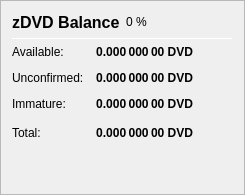
                   <widget class="QFrame" name="frame_ZerocoinBalances">
                    <property name="frameShape">
                     <enum>QFrame::StyledPanel</enum>
                    </property>
                    <property name="frameShadow">
                     <enum>QFrame::Raised</enum>
                    </property>
                    <layout class="QVBoxLayout" name="verticalLayout_7">
                     <item>
                      <layout class="QHBoxLayout" name="horizontalLayout_8" stretch="0">
                       <item>
                        <widget class="QLabel" name="label_5z_3">
                         <property name="minimumSize">
                          <size>
                           <width>0</width>
                           <height>20</height>
                          </size>
                         </property>
                         <property name="font">
                          <font>
                           <pointsize>12</pointsize>
                           <weight>75</weight>
                           <bold>true</bold>
                          </font>
                         </property>
                         <property name="text">
                          <string>zDVD Balance</string>
                         </property>
                        </widget>
                       </item>
                       <item>
                        <widget class="QLabel" name="labelzDVDPercent">
                         <property name="text">
                          <string notr="true">0 %</string>
                         </property>
                        </widget>
                       </item>
                       <item>
                        <spacer name="horizontalSpacer_11">
                         <property name="orientation">
                          <enum>Qt::Horizontal</enum>
                         </property>
                         <property name="sizeHint" stdset="0">
                          <size>
                           <width>40</width>
                           <height>20</height>
                          </size>
                         </property>
                        </spacer>
                       </item>
                      </layout>
                     </item>
                     <item>
                      <widget class="Line" name="line_ZerocoinBalance">
                       <property name="minimumSize">
                        <size>
                         <width>0</width>
                         <height>1</height>
                        </size>
                       </property>
                       <property name="maximumSize">
                        <size>
                         <width>16777215</width>
                         <height>1</height>
                        </size>
                       </property>
                       <property name="orientation">
                        <enum>Qt::Horizontal</enum>
                       </property>
                      </widget>
                     </item>
                     <item>
                      <layout class="QGridLayout" name="gridLayout_5">
                       <property name="spacing">
                        <number>12</number>
                       </property>
                       <item row="1" column="0">
                        <widget class="QLabel" name="labelzBalanceMatureText">
                         <property name="toolTip">
                          <string>Mature: more than 20 confirmation and more than 3 mints of the same denomination after it was minted.
These zDVD are spendable.</string>
                         </property>
                         <property name="text">
                          <string>Available:</string>
                         </property>
                        </widget>
                       </item>
                       <item row="1" column="1">
                        <widget class="QLabel" name="labelzBalanceMature">
                         <property name="font">
                          <font>
                           <weight>75</weight>
                           <bold>true</bold>
                          </font>
                         </property>
                         <property name="toolTip">
                          <string>Mature: more than 20 confirmation and more than 3 mints of the same denomination after it was minted.
These zDVD are spendable.</string>
                         </property>
                         <property name="text">
                          <string notr="true">0.000 000 00 DVD</string>
                         </property>
                         <property name="alignment">
                          <set>Qt::AlignRight|Qt::AlignTrailing|Qt::AlignVCenter</set>
                         </property>
                        </widget>
                       </item>
                       <item row="2" column="0">
                        <widget class="QLabel" name="labelzBalanceUnconfirmedText">
                         <property name="toolTip">
                          <string>Unconfirmed: less than 20 confirmations
Immature: confirmed, but less than 3 mints of the same denomination after it was minted</string>
                         </property>
                         <property name="text">
                          <string>Unconfirmed:</string>
                         </property>
                        </widget>
                       </item>
                       <item row="2" column="1">
                        <widget class="QLabel" name="labelzBalanceUnconfirmed">
                         <property name="font">
                          <font>
                           <weight>75</weight>
                           <bold>true</bold>
                          </font>
                         </property>
                         <property name="toolTip">
                          <string>Unconfirmed: less than 20 confirmations
Immature: confirmed, but less than 3 mints of the same denomination after it was minted</string>
                         </property>
                         <property name="text">
                          <string notr="true">0.000 000 00 DVD</string>
                         </property>
                         <property name="alignment">
                          <set>Qt::AlignRight|Qt::AlignTrailing|Qt::AlignVCenter</set>
                         </property>
                        </widget>
                       </item>
                       <item row="3" column="0">
                        <widget class="QLabel" name="labelzBalanceImmatureText">
                         <property name="toolTip">
                          <string>Unconfirmed: less than 20 confirmations
Immature: confirmed, but less than 3 mints of the same denomination after it was minted</string>
                         </property>
                         <property name="text">
                          <string>Immature:</string>
                         </property>
                        </widget>
                       </item>
                       <item row="3" column="1">
                        <widget class="QLabel" name="labelzBalanceImmature">
                         <property name="font">
                          <font>
                           <weight>75</weight>
                           <bold>true</bold>
                          </font>
                         </property>
                         <property name="toolTip">
                          <string>Unconfirmed: less than 20 confirmations
Immature: confirmed, but less than 3 mints of the same denomination after it was minted</string>
                         </property>
                         <property name="text">
                          <string notr="true">0.000 000 00 DVD</string>
                         </property>
                         <property name="alignment">
                          <set>Qt::AlignRight|Qt::AlignTrailing|Qt::AlignVCenter</set>
                         </property>
                        </widget>
                       </item>
                       <item row="4" column="0">
                        <widget class="QLabel" name="labelzBalanceText">
                         <property name="toolTip">
                          <string>Your current zDVD balance, unconfirmed and immature zDVD included.</string>
                         </property>
                         <property name="text">
                          <string>Total:</string>
                         </property>
                        </widget>
                       </item>
                       <item row="4" column="1">
                        <widget class="QLabel" name="labelzBalance">
                         <property name="font">
                          <font>
                           <weight>75</weight>
                           <bold>true</bold>
                          </font>
                         </property>
                         <property name="cursor">
                          <cursorShape>IBeamCursor</cursorShape>
                         </property>
                         <property name="toolTip">
                          <string>Your current zDVD balance, unconfirmed and immature zDVD included.</string>
                         </property>
                         <property name="text">
                          <string notr="true">0.000 000 00 DVD</string>
                         </property>
                         <property name="alignment">
                          <set>Qt::AlignRight|Qt::AlignTrailing|Qt::AlignVCenter</set>
                         </property>
                         <property name="textInteractionFlags">
                          <set>Qt::LinksAccessibleByMouse|Qt::TextSelectableByKeyboard|Qt::TextSelectableByMouse</set>
                         </property>
                        </widget>
                       </item>
                       <item row="4" column="2">
                        <spacer name="horizontalSpacer_4">
                         <property name="orientation">
                          <enum>Qt::Horizontal</enum>
                         </property>
                         <property name="sizeHint" stdset="0">
                          <size>
                           <width>40</width>
                           <height>20</height>
                          </size>
                         </property>
                        </spacer>
                       </item>
                      </layout>
                     </item>
                     <item>
                      <spacer name="verticalSpacer_4">
                       <property name="orientation">
                        <enum>Qt::Vertical</enum>
                       </property>
                       <property name="sizeHint" stdset="0">
                        <size>
                         <width>20</width>
                         <height>40</height>
                        </size>
                       </property>
                      </spacer>
                     </item>
                    </layout>
                   </widget>
